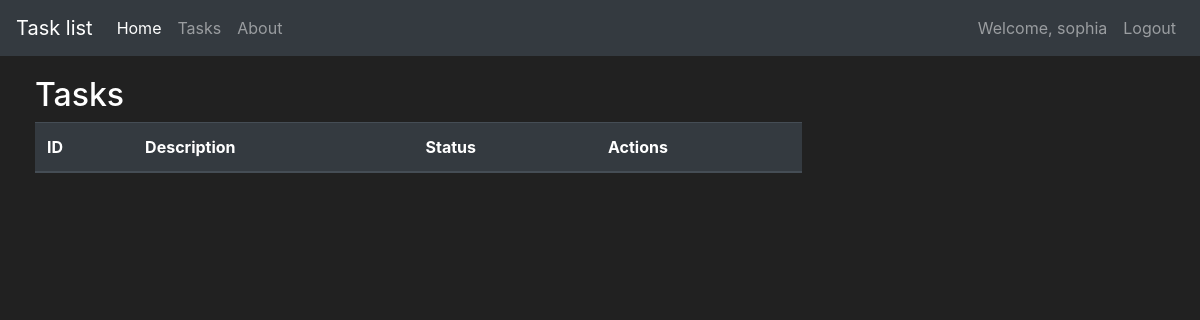
/tasks (signed in), run on an earlier commit of the app's database.
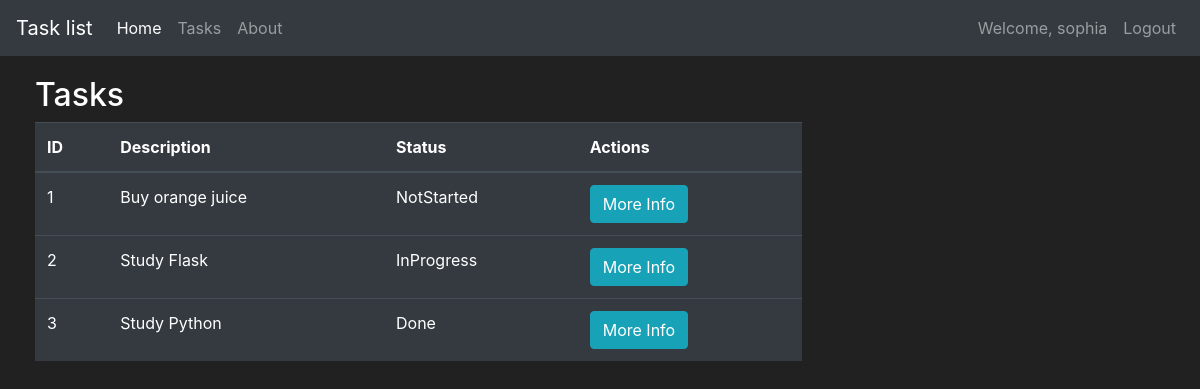
And on a later commit of the database.
### tasklist/models.py (models this page shows, shortened)
class User(db.Model, UserMixin):
    id = db.Column(db.Integer(), primary_key=True)
    username = db.Column(db.String(length=30), nullable = False, unique=True)
    email = db.Column(db.String(length=80), nullable = False, unique=True)
    name = db.Column(db.String(length=50))
    password_hash = db.Column(db.String(length=60), nullable = False)
    task_items = db.relationship('TaskItem', backref='owned_user', lazy=True)
    @property
    def password(self):
        return self.password

class TaskItem(db.Model):
    id = db.Column(db.Integer(), primary_key=True)
    description = db.Column(db.String(length=50), nullable = False, unique=True)
    status = db.Column(db.String(length=10), nullable = False)
    owner = db.Column(db.Integer(), db.ForeignKey('user.id'))

### tasklist/routes.py (the view)
@app.route('/tasks')
@login_required
def tasks_page():
    tasks = TaskItem.query.all()
    return render_template('tasks.html', tasks = tasks)

### tasklist/models.py (called while the page is built)
@login_mgr.user_loader
def load_user(user_id):
    return User.query.get(int(user_id))

### tasklist/templates/tasks.html (shortened to what this page needs)
{% extends 'layout.html' %}
{% block content %}
    <div class="row" style="margin-top:20px; margin-left:20px">
        <div class="col-8">
            <h2>Tasks</h2>
            <table class="table table-hover table-dark">
                <thead>
                    <tr>
                        <th scope="col">ID</th>
                        <th scope="col">Description</th>
                        <th scope="col">Status</th>
                        <th scope="col">Actions</th>
                    </tr>
                </thead>
                <tbody>
                    {% for task in tasks %}
                        <tr>
                            <td>{{task.id}}</td>
                            <td>{{task.description}}</td>
                            <td>{{task.status}}</td>
                            <td>
                                <button class="btn btn-outline btn-info" data-toggle="modal" data-target="#Modal-MoreInfo-{{ task.id }}">More Info</button>
                            </td>
                        </tr>
                    {% endfor %}
                </tbody>
            </table>
        </div>
        <div class="col-4"></div>
    </div>
{% endblock %}

### tasklist/templates/layout.html (shortened to what this page needs)
<!doctype html>
<html lang='en'>
    <head>
        <link rel="stylesheet" href="https://stackpath.bootstrapcdn.com/bootstrap/4.5.2/css/bootstrap.min.css">
    </head>
    <body>
        <nav class="navbar navbar-expand-md navbar-dark bg-dark">
            <a class="navbar-brand" href="#">Task list</a>
            <div class="collapse navbar-collapse" id="navbarNav">
                <ul class="navbar-nav mr-auto">
                    <li class="nav-item active">
                        <a class="nav-link" href="{{ url_for('home_page') }}">Home <span class="sr-only">(current)</span></a>
                    </li>
                    <li class="nav-item">
                        <a class="nav-link" href="{{ url_for('tasks_page') }}">Tasks</a>
                    </li>
                    <li class="nav-item">
                        <a class="nav-link" href="{{ url_for('about_page') }}">About</a>
                    </li>
                </ul>
                {% if current_user.is_authenticated %}
                    <ul class="navbar-nav">
                        <li class="nav-item">
                            <a class="nav-link">Welcome, {{current_user.username}}</a>
                        </li>
                    </ul>
                    <ul class="navbar-nav">
                        <li class="nav-item">
                            <a class="nav-link" href="{{ url_for('logout_page') }}">Logout</a>
                        </li>
                    </ul>
                {% endif %}
            </div>
        </nav>
        {% block content %}
        {% endblock %}
      </body>
</html>

### tasklist/templates/layout.html (style rules this page uses)
body { background-color: #212121; color: white; }

What changed in the data, as far as the page shows it:
added TaskItem: id "1", description "Buy orange juice", status "NotStarted"
added TaskItem: id "2", description "Study Flask", status "InProgress"
added TaskItem: id "3", description "Study Python", status "Done"
